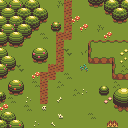

Below is a game level as drawn by its tile map, then a one-line description and the .tmx file that defines it, in full:
An orthogonal 16x16 tile map with 8x8 px tiles, 1 tile layer (Tile Layer 1), 1 hidden layer not drawn and 1 object (door).

<map version="1.11" tiledversion="1.11.2" orientation="orthogonal" renderorder="right-down" width="16" height="16" tilewidth="8" tileheight="8" infinite="0" backgroundcolor="#7e9432" nextlayerid="5" nextobjectid="5">
 <editorsettings>
  <export target="../assets/maps/forrest-3.json" format="json" />
 </editorsettings>
 <tileset firstgid="1" source="Overworld.tsx" />
 <layer id="1" name="Tile Layer 1" width="16" height="16">
  <data encoding="csv">
1229,1348,1349,1234,1235,1236,0,28,913,0,1305,1306,1307,1282,1258,1259,
1253,1252,1259,1258,1259,1260,0,0,913,0,0,0,0,1281,1282,1283,
1277,1276,1283,1282,1283,1284,1957,1958,913,147,0,0,0,1305,1306,1307,
1396,1397,1253,1283,1307,1308,1981,1982,913,0,147,0,28,0,0,0,
1277,1276,1277,1278,0,25,0,913,913,0,0,0,0,147,0,1,
1301,1300,1301,1302,0,0,0,913,1,1,1,127,128,128,128,128,
1229,1230,0,0,1351,1352,0,913,27,0,3,32,33,1,0,49,
1253,1254,0,0,1375,1376,0,913,0,0,0,56,57,57,8,73,
1397,1278,27,0,0,0,939,913,1,1,2215,0,0,0,32,26,
1301,1302,0,0,147,987,914,1,25,1,1,0,0,0,56,57,
0,1357,1358,0,25,939,1,26,1,1,1,0,1945,1946,26,1,
1304,1381,1382,0,1,939,1,1,1,26,1051,0,1969,1970,1240,1241,
1328,25,0,1051,1,939,1,1049,1,1,1,0,0,51,1264,1265,
145,0,0,25,1,1053,1,1,1,1,1,0,0,0,1288,1289,
1234,1235,1236,0,0,1,1,1043,1,1,1,25,0,0,0,0,
1258,1396,1358,0,1051,1,1047,0,0,0,0,0,0,1037,1038,0
</data>
 </layer>
 <objectgroup id="4" name="Objects" class="objects">
  <object id="3" name="door1" type="door" x="64" y="0" width="8" height="8">
   <properties>
    <property name="Closed" type="bool" value="false" />
    <property name="icon" value="arrow-up" />
    <property name="target-map" value="forrest-0" />
    <property name="target-object" value="door3" />
   </properties>
  </object>
 </objectgroup>
 <layer id="3" name="Collision" class="collision" width="16" height="16" visible="0" opacity="0.6">
  <data encoding="csv">
78,78,78,78,78,0,0,0,0,0,0,78,78,78,78,78,
78,78,78,78,78,78,0,0,0,0,0,0,0,78,78,78,
78,78,78,78,78,78,0,0,0,0,0,0,0,0,78,78,
78,78,78,78,78,0,78,78,0,0,0,0,0,0,0,0,
78,78,78,78,0,0,0,0,0,0,0,0,0,0,0,0,
78,78,78,0,0,0,0,0,0,0,0,78,78,78,78,78,
78,0,0,0,78,78,0,0,0,0,0,78,78,78,78,78,
78,78,0,0,78,78,0,0,0,0,0,78,78,78,78,78,
78,78,0,0,0,0,0,0,0,0,0,0,0,0,78,78,
78,0,0,0,0,0,0,0,0,0,0,0,0,0,78,78,
0,78,78,0,0,0,0,0,0,0,0,0,0,0,0,0,
78,78,78,0,0,0,0,0,0,0,0,0,78,78,78,78,
78,0,0,0,0,0,0,0,0,0,0,0,0,0,78,78,
0,0,0,0,0,0,0,0,0,0,0,0,0,0,78,78,
78,78,0,0,0,0,0,0,0,0,0,0,0,0,0,0,
78,78,78,0,0,0,0,0,0,0,0,0,0,78,78,0
</data>
 </layer>
</map>